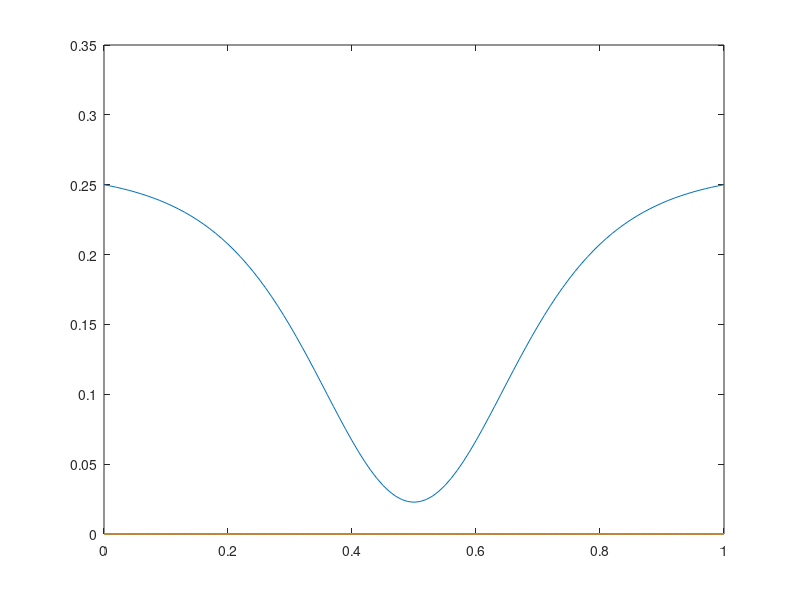

Source code (MATLAB):
P1 = 0.5 ;
P2 = 0.5 ;
M1 = [1;0] ;
M2 = [-1;0] ;
Sigma1 = [1 0.5 ; 0.5 1] ;
Sigma2 = [1 -0.5 ; -0.5 1] ;

fun = @(x)(exp(-0.5*(x.^2))/(sqrt(2*pi))) ;

best_epsilon = Inf ;
worst_epsilon = 0 ;
best_s = -1 ;

S = 0:0.01:1 ;
bEps = zeros(size(S,2));

ind = 1 ;
for s = 0 : 0.01 : 1
    V = ((M2 - M1) \ (s * Sigma1 + (1-s) * Sigma2)).';
    sigm1 = V.' * Sigma1 * V ;
    sigm2 = V.' * Sigma2 * V ;
    v0 = (s*(sigm1^2)*(V.'*M2) + (1-s)*(sigm2^2)*(V.'*M1)) / (s*(sigm1^2) + (1-s)*(sigm2^2)) ;
    eta1 = V.' * M1 + v0 ;
    eta2 = V.' * M2 + v0 ;
    epsilon = P1 * integral(fun, -eta1/sigm1, Inf) + P2 * integral(fun , -Inf , -eta2/sigm2) ;
    if(epsilon <= best_epsilon)
        best_epsilon = epsilon ;
        best_s = s;
        best_V = V ;
        best_v0 = v0 ;
    end
    if(epsilon >= worst_epsilon)
        worst_epsilon = epsilon ;
        worst_s = s;
        worst_V = V ;
        worst_v0 = v0 ;
    end
    bEps(ind) = epsilon ;
    ind = ind + 1 ;
end

plot(S, bEps) ;
fprintf('the best error probability is %d resulted by s = %d and the threshold v0 = %d\n', best_epsilon, best_s, best_v0) ;
fprintf('the worst error probability is %d resulted by s = %d and the threshold v0 = %d\n', worst_epsilon, worst_s, worst_v0) ;

% X1 = mvnrnd(M1, Sigma1, 1000) ;
% X2 = mvnrnd(M2, Sigma2, 1000) ;
% x1 = best_V.' * X1.' ;
% x2 = best_V.' * X2.' ;
% figure;
% [nb,xb]=hist(x1,10);
% bh=bar(xb,nb);
% set(bh,'facecolor',[1 1 0]);
% hold on
% [nb,xb]=hist(x2,10);
% bh=bar(xb,nb);
% set(bh,'facecolor',[0 1 1]);

% figure;
% x1 = worst_V.' * X1.' ;
% x2 = worst_V.' * X2.' ;
% figure;
% [nb,xb]=hist(x1,10);
% bh=bar(xb,nb);
% set(bh,'facecolor',[1 1 0]);
% hold on
% [nb,xb]=hist(x2,10);
% bh=bar(xb,nb);
% set(bh,'facecolor',[0 1 1]);
